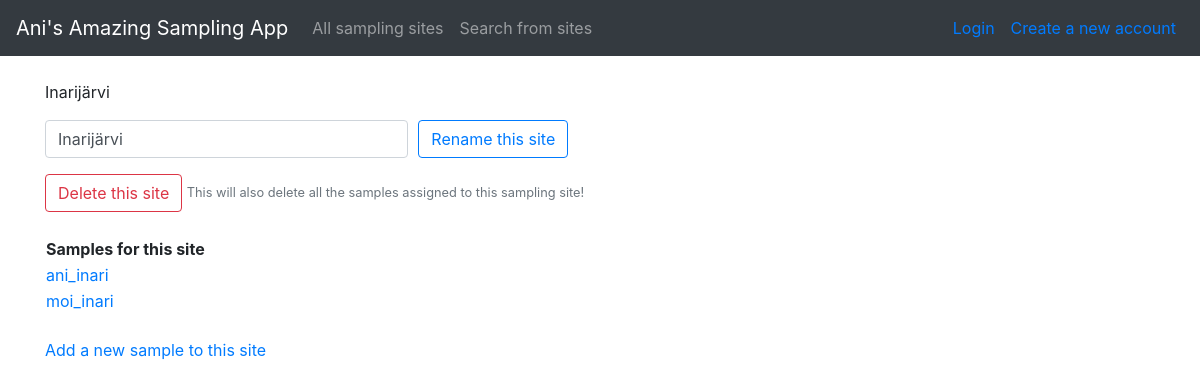
/sites/10, run on an earlier commit of the app's database.
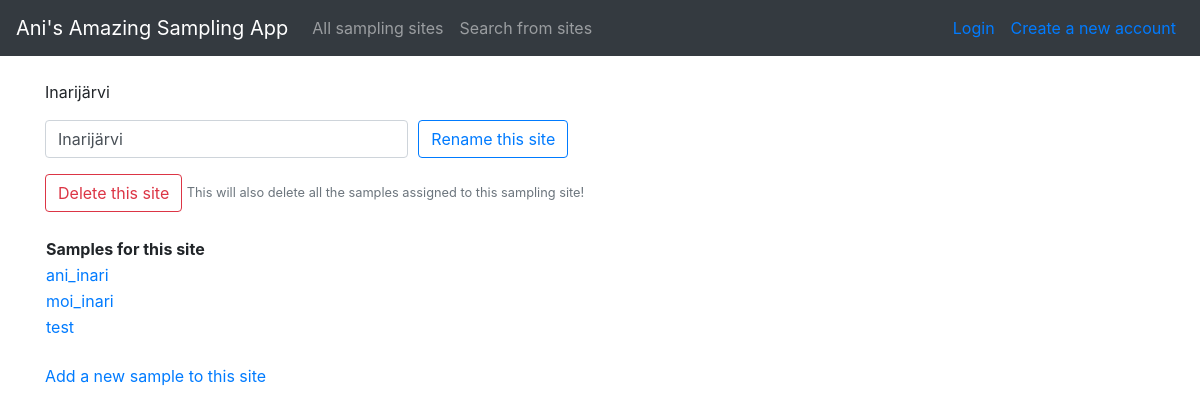
And on a later commit of the database.
### application/samples/models.py (models this page shows, shortened)
class Sample(Base):
    __tablename__="sample"
    samplename = db.Column(db.String(144), nullable=False)
    sampletype = db.Column(db.String(144), nullable=False, index=True)
    species = db.Column(db.String(144), nullable=False, index=True)
    amount = db.Column(db.String(144), nullable=False)
    site_id = db.Column(db.Integer, db.ForeignKey('site.id'),
                           nullable=False)

### application/sites/views.py (the view)
@app.route("/sites/<site_id>", methods=["GET"])
def sites_show_one_site(site_id):
    site = Site.query.get(site_id)
    samples = site.samples
    return render_template("sites/single.html", site=site, form=RenameSiteForm(), samples=samples)

### application/sites/forms.py
class RenameSiteForm(FlaskForm):
    name = StringField("Site name", [validators.Length(min=2, max=20)])
    class Meta:
       csrf = False

### application/templates/sites/single.html
{% extends "layout.html" %}
{% block body %}
<form method="POST" action="{{ url_for('sites_rename', site_id=site.id) }}">
  <p>
    {{site.name}}
  </p>
  <div class="form-row align-items-center">
    <div class="col-4 mb-3">
      {{ form.name(value=site.name, class="form-control") }}
    </div>
    <div class="col-4 mb-3">
      <input type="submit" value="Rename this site" class="btn btn-outline-primary" />
    </div>
  </div>
</form>
<form method="POST" action="{{ url_for('sites_remove', site_id=site.id) }}">
  <div class="form-row align-items-center">
    <div class="col-auto mb-8">
      <input type="submit" value="Delete this site" class="btn btn-outline-danger" />
      <small id="noteInline" class="form-text, text-muted">
        This will also delete all the samples assigned to this sampling site!
      </small>
    </div>
  </div>
</form>
<table>
  <br>
  <tr>
    <th>Samples for this site</th>
  </tr>
  {% for sample in samples %}
  <tr>
    <td><a href="{{ url_for('samples_show_one_sample', sample_id=sample.id) }}">{{ sample.samplename }}</a></td>
  </tr>
  {% endfor %}
</table>
<br>
<a href="{{ url_for('samples_form', site_id=site.id) }}">Add a new sample to this site</a>
{% endblock %}

What changed in the data, as far as the page shows it:
added Sample: samplename "test"
